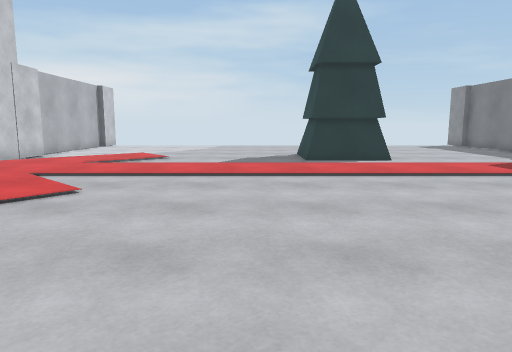
[1] (above)

16 first-person views from a walk through a Unity game level. The camera is 1.2 m above the floor, tilts 8° down and sees 70° across. The floor is counted in squares, 1 m on a side. Each view is taken from the middle of a square. On the plan, view 1 faces up. The plan holds only what a view shows up to about 15 squares ahead; the rest is blank. The player is left out. Surface patterns are stand-ins for the level's own textures.

[2]
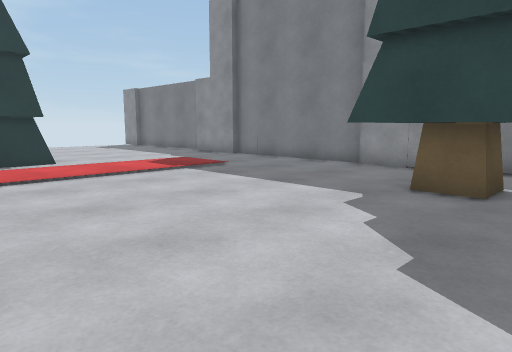

[3]
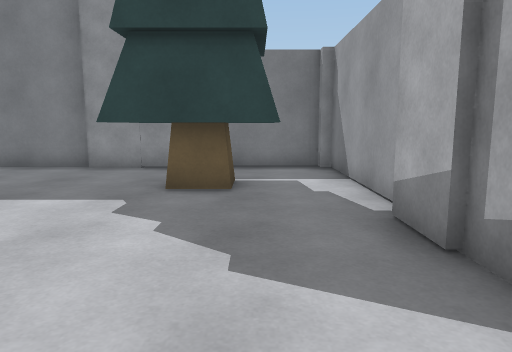

[4]
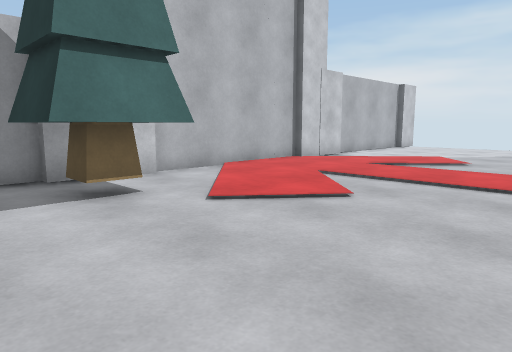

[5]
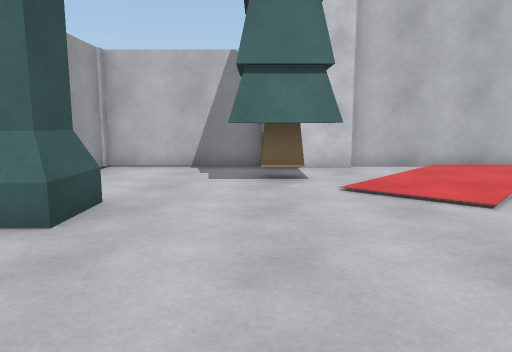

[6]
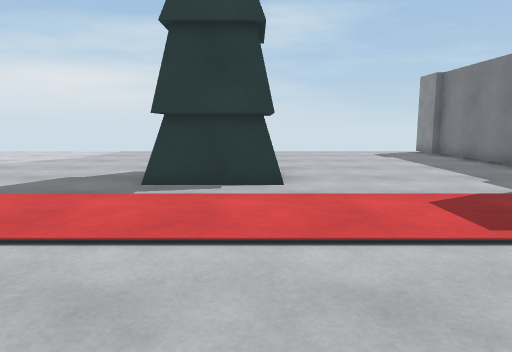

[7]
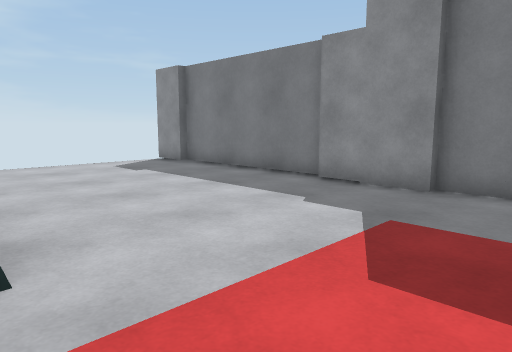

[8]
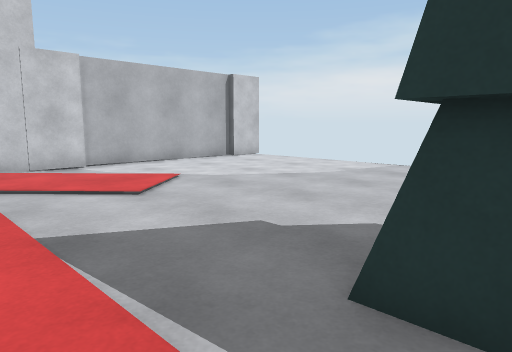

[9]
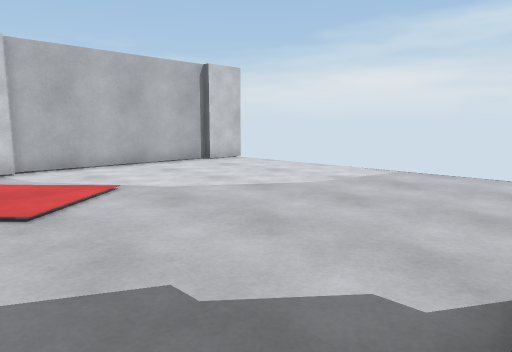

[10]
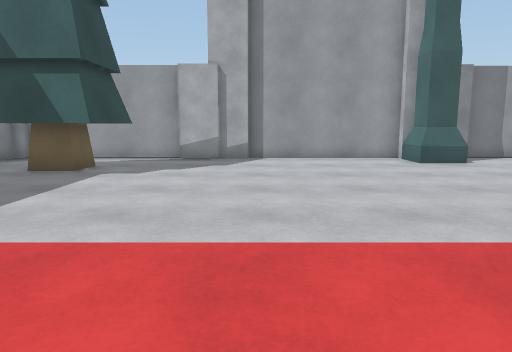

[11]
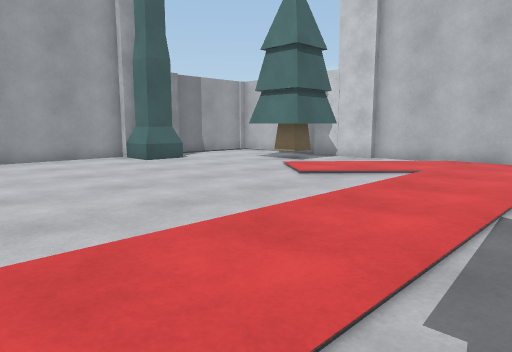

[12]
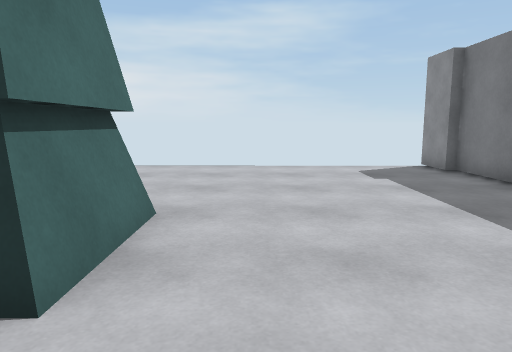

[13]
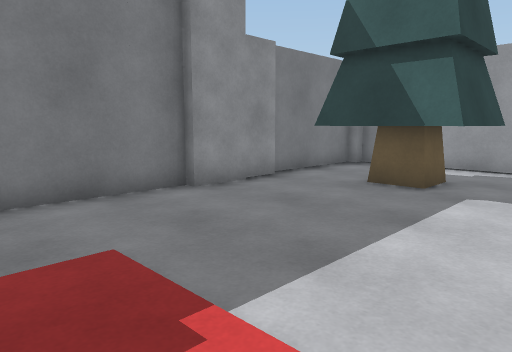

[14]
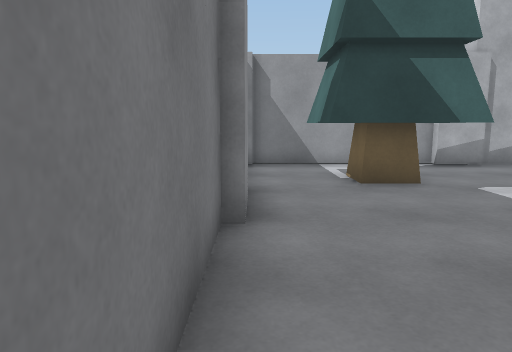

[15]
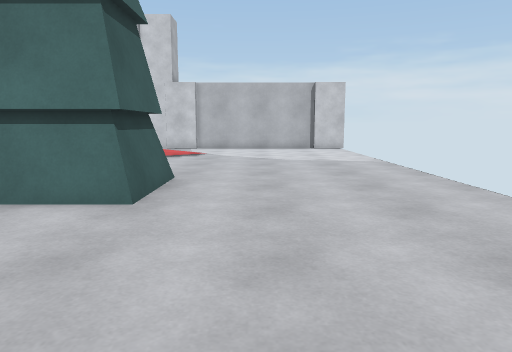

[16]
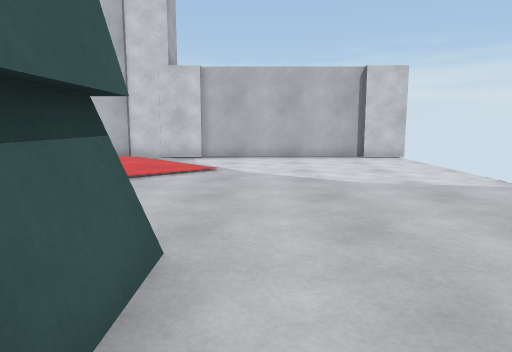

### Floor plan
Points are (right, up) in squares from view 1. A wall is a line through its corners. A room is listed if a view was taken in it or the views show most of it. See-through windows are left out.
Room 1 (views 1, 2, 3, 4, 5, 6, 7, 8, 9, 10, 11, 12, 13, 14, 15, 16)
walls: (11.1, 11.4) (11.1, 14.1); (11.4, 14.1) (11.4, 20); (-2.2, 0.6) (-2.2, -1.2); (11.4, 5.6) (11.4, 11.5); (-2.4, 0.5) (-2.4, -0.8); (-8.4, 11.5) (-8.4, 5.6); (-8.2, 14.1) (-8.2, 11.5); (4.2, -0.8) (5.8, -0.8); (-8.2, 5.8) (-8.2, 3.1); (-3.6, 0.4) (-2.1, 0.4); (11.1, 3.1) (11.1, 5.8); (5.6, -1.1) (11.1, -1.1); (-2.6, -1.1) (4.4, -1.1); (-8.4, 3.2) (-8.4, -1.1) (-6.5, -1.1); (-4.5, -1.1) (-4, -1.1); (11.1, 19.9) (11.1, 21.4); (-6.4, -1.1) (-4.6, -1.1); (11, -0.8) (11.4, -0.8) (11.4, 2.9); (-8.4, 20) (-8.4, 14); (-8.2, 21.4) (-8.2, 19.9)
low walls: (-3.6, 0.6) (-2.2, 0.6)
objects: tree (-7, 3) to (-5, 5); tree (2, 15) to (4, 15); tree (4, 13); tree (7, 1) to (10, 3)

Where each view was taken, in squares from view 1:
view 1: 0 up, 0 right, facing up
view 2: 0 up, 1 right, facing up-right
view 3: 1 up, 1 right, facing right
view 4: 1 up, 0 right, facing up-left
view 5: 3 up, 2 right, facing left
view 6: 5 up, 4 right, facing up
view 7: 9 up, 4 right, facing up-right
view 8: 10 up, 3 right, facing up-left
view 9: 12 up, 2 right, facing up-left
view 10: 12 up, 3 right, facing down
view 11: 12 up, 4 right, facing down-left
view 12: 10 up, 6 right, facing up
view 13: 10 up, 5 right, facing down-right
view 14: 10 up, 11 right, facing down
view 15: 17 up, 10 right, facing left
view 16: 16 up, 5 right, facing left
